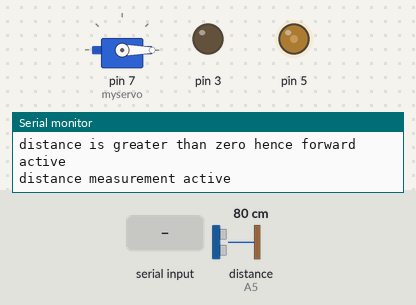
Recording of a sketch running on a simulated Arduino Uno, built with avr-gcc and run on an emulated ATmega328P. On the bench: servo, output pins drawn as LEDs (lit = HIGH), the last lines printed to the serial monitor. Inputs (shaded band) come from the test bench; at power-on: distance to the obstacle (sensor on A5) 80 cm. The echo pulse lasts 58.3 µs per cm.

Above: at 1.2 s.
1.3 s: distance to the obstacle (sensor on A5) set to 12 cm
2.8 s: distance to the obstacle (sensor on A5) set to 9 cm
At 2.98 s:
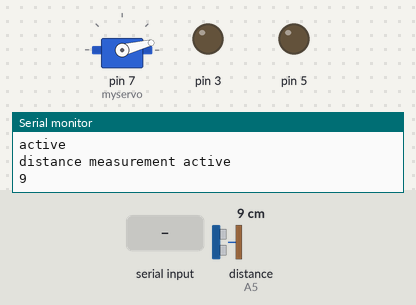
5.8 s: distance to the obstacle (sensor on A5) set to 18 cm
At 6.8 s:
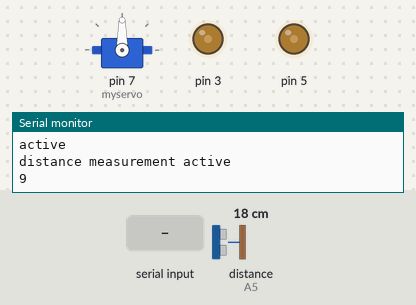
7.9 s: "B" received over Serial
At 8.8 s:
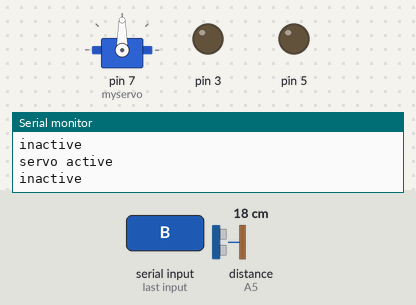
9.5 s: "F" received over Serial
At 10.9 s:
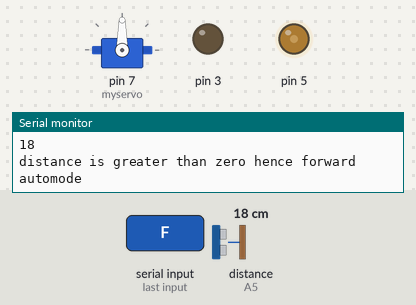
Timing chart, 0 to 12.5 s (numbered marks = the images above; inputs shaded):
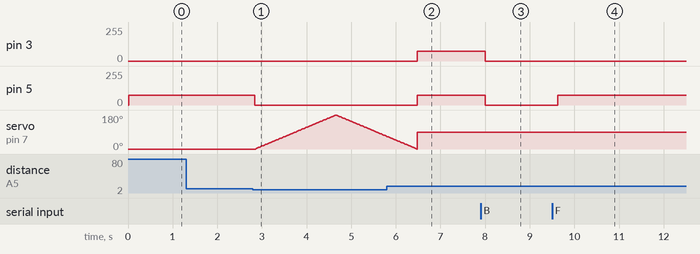

Measured:
- the behaviour switches between 11 and 10 cm on distance to the obstacle (sensor on A5) (found by bisection; images 0 and 1)
- after the input at 2.8 s, pin 5: 75/255 → 0/255 at once; servo on pin 7 (myservo): rises from 0° to 180° in 1.8 s, then falls to 68° in 1.1 s
- after the input at 5.8 s, pin 3, pin 5: 0/255 → 75/255 after 0.68 s
- after the input at 7.9 s, pin 3, pin 5: 75/255 → 0/255 after 0.10 s
- after the input at 9.5 s, pin 5: 0/255 → 75/255 after 0.13 s

The sketch:

obstacle-avoiding.ino
```cpp
//Libraries
#include <Servo.h>
#include "Ultrasonic.h"

class Motor{

  /*
          MOTOR_MOTOR_PIN1 ------------> IN1/IN3
          MOTOR_MOTOR_PIN2 ------------> IN2/IN4
          ENABLE_MOTOR_MOTOR_PIN ------------> enableMOTOR_MOTOR_PIN
             __    __    __
          __|  |__|  |__|  |__  Pulse Width Modulation PWM (here 'pulsewm' variable)
  */
    public:
    int MPIN1,MPIN2,ENABLE;
    int pulsewm;

  public:
    Motor(){}

    void forward(int plusewm); // driving motor forward logic
    void reverse(int plusewm);// driving motor backward logic
    void stopmo(); //Stop the motor
    void left(int plusewm); // driving motor left logic
    void right(int plusewm);// driving motor right logic
};
void Motor::left(int plusewm){
  forward(plusewm);
}

void Motor::right(int plusewm){
  reverse(plusewm);
}

void Motor::forward(int plusewm){
  digitalWrite(this->MPIN1,HIGH);
  digitalWrite(this->MPIN2, LOW);
  analogWrite(this->ENABLE, plusewm);
}
void Motor::reverse(int plusewm){
  digitalWrite(this->MPIN1, LOW);
  digitalWrite(this->MPIN2,HIGH);
  analogWrite(this->ENABLE, plusewm);
}
void Motor::stopmo(){
  digitalWrite(this->MPIN1, LOW);
  digitalWrite(this->MPIN2, LOW);
  analogWrite(this->ENABLE, 0);
}


class Car{

  public:
    Motor Front , Back ;
  public:

    Car(int bmoPin1,int bmoPin2,int benPin ,int fmoPin1,int fmoPin2,int fenPin)
    {
     Back.MPIN1 = bmoPin1;
     Back.MPIN2 = bmoPin2;
     Back.ENABLE = benPin;
     Front.MPIN1 = fmoPin1;
     Front.MPIN2 = fmoPin2;
     Front.ENABLE = fenPin; }

    void forward(int plusewm); // Moving Car forward logic
    void reverse(int plusewm);// Moving Car backward logic
    void stopCar(); //Stop the Car
    void left(int plusewm); // Move Car to left
    void right(int plusewm);// Move Car to right

    void left_forward(int plusewm); // Move Car to left and forward
    void right_forward(int plusewm);// Move Car to right and forward
    void left_reverse(int plusewm); // Move Car to left and reverse
    void right_reverse(int plusewm);// Move Car to right and reverse


};

void Car::forward(int plusewm){
  Back.forward(plusewm);
}
void Car::reverse(int plusewm){
  Back.reverse(plusewm);
}


inline void Car::stopCar(){
  Back.stopmo();
  Front.stopmo();

}

void Car::left(int plusewm){
  Front.left(plusewm);
}

void Car::right(int plusewm){
  Front.right(plusewm);
}

void Car::left_forward(int plusewm){
   Front.left(plusewm);
   Back.forward(plusewm);
}

void Car::right_forward(int plusewm){
  Front.right(plusewm);
  Back.forward(plusewm);
}
void Car::left_reverse(int plusewm){
   Front.left(plusewm);
   Back.reverse(plusewm);
}

void Car::right_reverse(int plusewm){
  Front.right(plusewm);
  Back.reverse(plusewm);
}


Car car1(9, 8 , 5,2, 4, 3);

Ultrasonic ultrasonic(A4 ,A5); //Create Ultrsonic object ultrasonic(trig pin,echo pin)
Servo myservo;          //Create Servo object to control a servo

//Variables
int distance;         //Variable to store distance from an object
int checkRight;
int checkLeft;
int active = 0;         //Variable to store function of robot: '1' running or '0' stoped. By default is stoped
int buttonState=1;            //Variable to store the state of the button. By default '0'
int pos=90;             //Variable to store the servo position. By default 90 degrees - sensor will 'look' forward
int vSpeed = 75 ;
char state;

void setup()
{

    myservo.attach(7); //Servo pin connected to pin 5
    myservo.write(0);
    Serial.begin(9600);
}

void loop()
{
  //Check button state
   if (Serial.available()){
    state = Serial.read();
    Serial.println(state);
  }

  // Activate Auto mode
  if (state == 'F'){
  buttonState = 1 ;
                Serial.println("automode");

  }

  //Deactive Auto mode
   if (state == 'B'){
  buttonState = 0 ;
  }


  //Change main function (stoped/running) when button is pressed
    if (buttonState == 0) {

          active = 0;
              Serial.println("inactive");

      }
      else if ( buttonState == 1){
        active = 1;
        Serial.println("active");
      }


  if (active == 0){   //If button is unpressed or pressed twice then:
                  Serial.println("servo active");

    myservo.write(90);    //set servo 90 degress - sensor will look forward
    car1.stopCar();         //robot remain stoped

  }
  else if (active == 1){//If button is pressed then:
                      Serial.println("distance measurement active");

    //Read distance...
    distance = ultrasonic.Ranging(CM); //Tip: Use 'CM' for centimeters or 'INC' for inches
                          Serial.println(distance);

    //Check for objects...
    if (distance > 10){
                            Serial.println("distance is greater than zero hence forward");

      car1.forward(vSpeed); //All clear, move forward!
    }
    else if (distance <=10){
      car1.stopCar(); //Object detected! Stop the robot and check left and right for the better way out!

      //Start scanning...
      for(pos = 0; pos < 180; pos += 1){  //goes from 0 degrees to 180 degrees
                myservo.write(pos);             //tell servo to go to position in variable 'pos'
                delay(10);                      //waits 10ms for the servo to reach the position
            }

            checkLeft = ultrasonic.Ranging(CM);   //Take distance from the left side

            for(pos = 180; pos>=0; pos-=1){     //goes from 180 degrees to 0 degrees
                myservo.write(pos);             //tell servo to go to position in variable 'pos'
                delay(10);                      //waits 10ms for the servo to reach the position
            }

            checkRight= ultrasonic.Ranging(CM);

            myservo.write(90);                   // Sensor "look" forward again

            //Finally, take the right decision, turn left or right?
            if (checkLeft < checkRight){
              car1.left_forward(vSpeed);
              delay(400); // delay, change value if necessary to make robot turn.
              }
            else if (checkLeft > checkRight){
              car1.right_forward(vSpeed);
              delay(400); // delay, change value if necessary to make robot turn.
            }
            else if (checkLeft <=10 && checkRight <=10){
              car1.reverse(vSpeed); //The road is closed... go back and then left ;)
              car1.left(vSpeed);
            }
    }
  }

}
```
